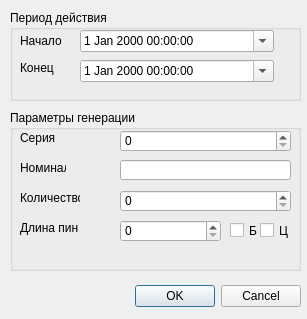
<ui version="4.0" >
 <class>Dialog</class>
 <widget class="QDialog" name="Dialog" >
  <property name="geometry" >
   <rect>
    <x>0</x>
    <y>0</y>
    <width>307</width>
    <height>319</height>
   </rect>
  </property>
  <property name="windowTitle" >
   <string>Параметры серии</string>
  </property>
  <widget class="QDialogButtonBox" name="buttonBox" >
   <property name="geometry" >
    <rect>
     <x>120</x>
     <y>280</y>
     <width>181</width>
     <height>32</height>
    </rect>
   </property>
   <property name="orientation" >
    <enum>Qt::Horizontal</enum>
   </property>
   <property name="standardButtons" >
    <set>QDialogButtonBox::Cancel|QDialogButtonBox::NoButton|QDialogButtonBox::Ok</set>
   </property>
  </widget>
  <widget class="QGroupBox" name="groupBox" >
   <property name="geometry" >
    <rect>
     <x>10</x>
     <y>10</y>
     <width>291</width>
     <height>91</height>
    </rect>
   </property>
   <property name="title" >
    <string>Период действия</string>
   </property>
   <widget class="QDateTimeEdit" name="dateTimeEdit_2" >
    <property name="geometry" >
     <rect>
      <x>70</x>
      <y>50</y>
      <width>194</width>
      <height>22</height>
     </rect>
    </property>
    <property name="calendarPopup" >
     <bool>true</bool>
    </property>
   </widget>
   <widget class="QDateTimeEdit" name="dateTimeEdit" >
    <property name="geometry" >
     <rect>
      <x>70</x>
      <y>20</y>
      <width>194</width>
      <height>22</height>
     </rect>
    </property>
    <property name="calendarPopup" >
     <bool>true</bool>
    </property>
   </widget>
   <widget class="QLabel" name="label" >
    <property name="geometry" >
     <rect>
      <x>10</x>
      <y>20</y>
      <width>46</width>
      <height>21</height>
     </rect>
    </property>
    <property name="text" >
     <string>Начало</string>
    </property>
   </widget>
   <widget class="QLabel" name="label_2" >
    <property name="geometry" >
     <rect>
      <x>10</x>
      <y>50</y>
      <width>46</width>
      <height>16</height>
     </rect>
    </property>
    <property name="text" >
     <string>Конец</string>
    </property>
   </widget>
  </widget>
  <widget class="QGroupBox" name="groupBox_2" >
   <property name="geometry" >
    <rect>
     <x>10</x>
     <y>110</y>
     <width>291</width>
     <height>161</height>
    </rect>
   </property>
   <property name="title" >
    <string>Параметры генерации</string>
   </property>
   <widget class="QLineEdit" name="lineEdit_2" >
    <property name="geometry" >
     <rect>
      <x>110</x>
      <y>50</y>
      <width>171</width>
      <height>20</height>
     </rect>
    </property>
   </widget>
   <widget class="QLabel" name="label_6" >
    <property name="geometry" >
     <rect>
      <x>10</x>
      <y>80</y>
      <width>60</width>
      <height>16</height>
     </rect>
    </property>
    <property name="text" >
     <string>Количество</string>
    </property>
   </widget>
   <widget class="QLabel" name="label_4" >
    <property name="geometry" >
     <rect>
      <x>10</x>
      <y>110</y>
      <width>59</width>
      <height>16</height>
     </rect>
    </property>
    <property name="text" >
     <string>Длина пина</string>
    </property>
   </widget>
   <widget class="QLabel" name="label_3" >
    <property name="geometry" >
     <rect>
      <x>10</x>
      <y>20</y>
      <width>46</width>
      <height>16</height>
     </rect>
    </property>
    <property name="text" >
     <string>Серия</string>
    </property>
   </widget>
   <widget class="QLabel" name="label_5" >
    <property name="geometry" >
     <rect>
      <x>10</x>
      <y>50</y>
      <width>46</width>
      <height>16</height>
     </rect>
    </property>
    <property name="text" >
     <string>Номинал</string>
    </property>
   </widget>
   <widget class="QSpinBox" name="spinBox" >
    <property name="geometry" >
     <rect>
      <x>110</x>
      <y>110</y>
      <width>101</width>
      <height>22</height>
     </rect>
    </property>
    <property name="maximum" >
     <number>32</number>
    </property>
   </widget>
   <widget class="QCheckBox" name="checkBox" >
    <property name="geometry" >
     <rect>
      <x>220</x>
      <y>110</y>
      <width>31</width>
      <height>21</height>
     </rect>
    </property>
    <property name="text" >
     <string>Б</string>
    </property>
   </widget>
   <widget class="QCheckBox" name="checkBox_2" >
    <property name="geometry" >
     <rect>
      <x>250</x>
      <y>110</y>
      <width>31</width>
      <height>21</height>
     </rect>
    </property>
    <property name="text" >
     <string>Ц</string>
    </property>
   </widget>
   <widget class="QSpinBox" name="spinBox_2" >
    <property name="geometry" >
     <rect>
      <x>110</x>
      <y>80</y>
      <width>171</width>
      <height>22</height>
     </rect>
    </property>
    <property name="frame" >
     <bool>true</bool>
    </property>
    <property name="buttonSymbols" >
     <enum>QAbstractSpinBox::UpDownArrows</enum>
    </property>
    <property name="accelerated" >
     <bool>true</bool>
    </property>
    <property name="maximum" >
     <number>999999999</number>
    </property>
   </widget>
   <widget class="QSpinBox" name="spinBox_3" >
    <property name="geometry" >
     <rect>
      <x>110</x>
      <y>20</y>
      <width>171</width>
      <height>22</height>
     </rect>
    </property>
    <property name="maximum" >
     <number>999999999</number>
    </property>
   </widget>
  </widget>
 </widget>
 <resources/>
 <connections>
  <connection>
   <sender>buttonBox</sender>
   <signal>accepted()</signal>
   <receiver>Dialog</receiver>
   <slot>accept()</slot>
   <hints>
    <hint type="sourcelabel" >
     <x>248</x>
     <y>254</y>
    </hint>
    <hint type="destinationlabel" >
     <x>157</x>
     <y>274</y>
    </hint>
   </hints>
  </connection>
  <connection>
   <sender>buttonBox</sender>
   <signal>rejected()</signal>
   <receiver>Dialog</receiver>
   <slot>reject()</slot>
   <hints>
    <hint type="sourcelabel" >
     <x>316</x>
     <y>260</y>
    </hint>
    <hint type="destinationlabel" >
     <x>286</x>
     <y>274</y>
    </hint>
   </hints>
  </connection>
 </connections>
</ui>
